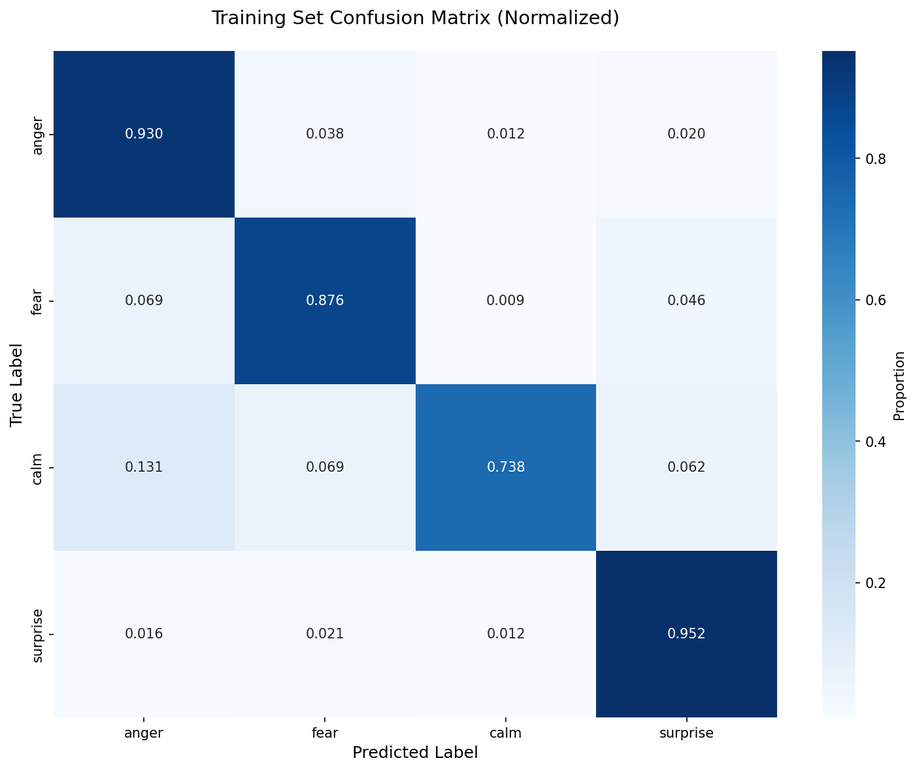
#> input picture new_model/new_model/confusion_matrix_train.png, 915 x 771 px, shrunk from 1400 x 1180 before the run, found by its file name
$ jupyter execute --allow-errors new_fairness_analysis_doc.ipynb
#> lines starting #> are read from the running program, lines starting #| are printed output that depends on the picture
# New Model Fairness Analysis Documentation

**Model:** Enhanced Emotion Recognition Model

---

This document provides a comprehensive analysis of the Enhanced Emotion Recognition Model V2, evaluating its performance, fairness, and deployment readiness across multiple demographic dimensions. The model was trained on a diverse dataset of 23,630 original images (with augmentation to 259,930 total) to classify four emotions: anger, fear, calm, and surprise.

### Key Findings:

**Overall Performance:**
- Test accuracy: 68.19% (macro F1-score: 0.676)
- Training accuracy: 78.75% (acceptable training-test gap)
- Good performance across all emotions

**Fairness Assessment:**
1. **Race:** 7.85% accuracy gap between groups - **WITHIN ACCEPTABLE RANGE** (all groups > 60%)
2. **Gender:** Minor 3.56% difference - **WELL WITHIN ACCEPTABLE TOLERANCE**
3. **Augmentation Robustness:** Model maintains >54% accuracy across all augmentations
4. **Age Groups:** Strong performance for ages 0-69 (all >68%) - **Special consideration needed only for 70+ age group (45.61%)**

[cell 1]
import pandas as pd
import numpy as np
import seaborn as sns
import matplotlib.pyplot as plt
from PIL import Image
import os
import re
from typing import Dict, List, Tuple

# Set style for better-looking plots
sns.set_style("whitegrid")
plt.rcParams['figure.figsize'] = (10, 6)
plt.rcParams['figure.dpi'] = 100

# Define project paths
PROJECT_ROOT = '/Users/gregor/Documents/GitHub-Projects/EmoTorch_Paper'
MODEL_DIR = os.path.join(PROJECT_ROOT, 'new_model', 'new_model')
DATASET_PATH = os.path.join(PROJECT_ROOT, 'FER-New-Dataset', 'dataset_calm_reduced.csv')

print("📊 Loading data and initializing environment...")
print(f"Project root: {PROJECT_ROOT}")
print(f"Model directory: {MODEL_DIR}")

---
## Part 1: Dataset Overview

Understanding the training data distribution is crucial for interpreting model performance and identifying potential sources of bias.

#> (a cell that did not finish here is left out)

### 1.1 Dataset Source Distribution

[cell 3]
fig, axes = plt.subplots(1, 2, figsize=(14, 5))

# Original images by source
#> (the rest of this cell did not finish here and is left out)

### 1.2 Emotion Distribution Analysis

[cell 4]
emotion_order = ['anger', 'fear', 'calm', 'surprise']

fig, axes = plt.subplots(1, 2, figsize=(14, 5))

# Original emotion distribution
#> (the rest of this cell did not finish here and is left out)

### 1.3 Demographic Distributions

#> (a cell that did not finish here is left out)

### 1.4 Cross-Tabulation Analysis: Emotion vs Demographics

[cell 6]
fig, axes = plt.subplots(2, 2, figsize=(16, 12))

# Emotion by Dataset Source
ax1 = axes[0, 0]
#> (the rest of this cell did not finish here and is left out)

---
## Part 2: Model Architecture & Training

The Enhanced Model V2 uses a convolutional neural network architecture optimized for grayscale emotion recognition.

[cell 7]
# Load and display model parameters
model_params_path = os.path.join(MODEL_DIR, 'model_parameters.txt')

print("🏗️ Model Architecture Details:")
print("="*60)

if os.path.exists(model_params_path):
    with open(model_params_path, 'r') as f:
#> (reads new_model/new_model/model_parameters.txt from the repository)
        model_params = f.read()

    # Parse key information
    for line in model_params.split('\n'):
        if line.strip():
            print(f"  {line}")
else:
    print("  ⚠️ Model parameters file not found")

print("\n" + "="*60)

# Load training history
history_path = os.path.join(MODEL_DIR, 'training_history.csv')
if os.path.exists(history_path):
    history_df = pd.read_csv(history_path)
#> (reads build_new_model/model_00010_final/training_history.csv from the repository)

    # Plot training history
    fig, axes = plt.subplots(1, 2, figsize=(14, 5))

    # Loss curves
    ax1 = axes[0]
    ax1.plot(history_df['epoch'], history_df['train_loss'], 'b-', label='Training Loss', linewidth=2)
    ax1.plot(history_df['epoch'], history_df['val_loss'], 'r-', label='Validation Loss', linewidth=2)
    ax1.set_title('Model Loss During Training', fontsize=14, fontweight='bold')
    ax1.set_xlabel('Epoch', fontsize=12)
    ax1.set_ylabel('Loss', fontsize=12)
    ax1.legend()
    ax1.grid(True, alpha=0.3)

    # Accuracy curves
    ax2 = axes[1]
    ax2.plot(history_df['epoch'], history_df['train_accuracy'], 'b-', label='Training Accuracy', linewidth=2)
    ax2.plot(history_df['epoch'], history_df['val_accuracy'], 'r-', label='Validation Accuracy', linewidth=2)
    ax2.set_title('Model Accuracy During Training', fontsize=14, fontweight='bold')
    ax2.set_xlabel('Epoch', fontsize=12)
    ax2.set_ylabel('Accuracy (%)', fontsize=12)
    ax2.legend()
    ax2.grid(True, alpha=0.3)

    plt.tight_layout()
    plt.show()
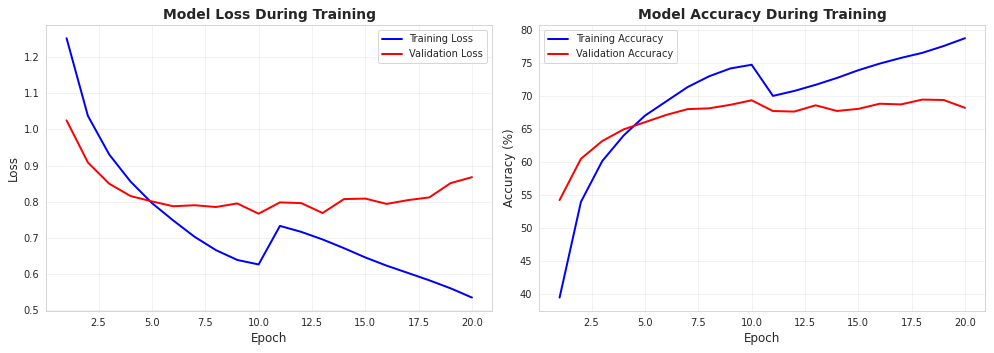
#> figure drawn by matplotlib, 2 panels; panel 1: curve peaks at x = 1, y = 1.25; panel 1: curve peaks at x = 1, y = 1.02; panel 2: curve peaks at x = 20, y = 78.75; panel 2: curve peaks at x = 18, y = 69.45

    print("\n📈 Training Summary:")
    print(f"  • Total epochs: {len(history_df)}")
    print(f"  • Final training accuracy: {history_df['train_accuracy'].iloc[-1]:.2f}%")
    print(f"  • Final validation accuracy: {history_df['val_accuracy'].iloc[-1]:.2f}%")
    print(f"  • Best validation accuracy: {history_df['val_accuracy'].max():.2f}% (epoch {history_df['val_accuracy'].idxmax() + 1})")

    # Calculate overfitting metric
    final_overfit = history_df['train_accuracy'].iloc[-1] - history_df['val_accuracy'].iloc[-1]
    print(f"  • Overfitting gap: {final_overfit:.2f}%")

---
## Part 3: Overall Model Performance

This section presents the model's overall performance metrics on both training and test datasets.

[cell 8]
# Load and parse classification report
report_path = os.path.join(MODEL_DIR, 'classification_report.txt')

def parse_classification_report(file_path):
    """Parse the classification report text file"""
    with open(file_path, 'r') as f:
#> (reads build_new_model/model_00010_final/classification_report.txt from the repository)
        content = f.read()

    metrics = {}

    # Extract key metrics using regex
    patterns = {
        'train_loss': r'Training Loss:\s+([\d.]+)',
        'test_loss': r'Test Loss:\s+([\d.]+)',
        'train_entropy': r'Training Set:.*?Average Entropy:\s+([\d.]+)',
        'test_entropy': r'Test Set:.*?Average Entropy:\s+([\d.]+)',
        'train_confidence': r'Training Set:.*?Average Confidence:\s+([\d.]+)',
        'test_confidence': r'Test Set:.*?Average Confidence:\s+([\d.]+)'
    }

    for key, pattern in patterns.items():
        match = re.search(pattern, content, re.DOTALL)
        if match:
            metrics[key] = float(match.group(1))

    return metrics, content

if os.path.exists(report_path):
    metrics, report_content = parse_classification_report(report_path)

    # Display key metrics
    print("📊 Overall Model Performance Metrics:")
    print("="*60)
    print("\n🎯 Loss Values:")
    print(f"  • Training Loss: {metrics.get('train_loss', 'N/A')}")
    print(f"  • Test Loss: {metrics.get('test_loss', 'N/A')}")

    print("\n🔮 Prediction Confidence:")
    print(f"  • Training Confidence: {metrics.get('train_confidence', 0)*100:.1f}%")
    print(f"  • Test Confidence: {metrics.get('test_confidence', 0)*100:.1f}%")

    print("\n📉 Prediction Entropy (lower is better):")
    print(f"  • Training Entropy: {metrics.get('train_entropy', 'N/A')}")
    print(f"  • Test Entropy: {metrics.get('test_entropy', 'N/A')}")

    # Extract and display classification metrics
    print("\n" + "="*60)
    print("TEST SET CLASSIFICATION REPORT:")
    print("="*60)

    # Find and print the test set classification report section
    test_section = re.search(r'TEST SET PERFORMANCE\n={70}(.*?)(?=\n={70}|$)', report_content, re.DOTALL)
    if test_section:
        print(test_section.group(1).strip())

[cell 9]
# Load and display confusion matrices
fig, axes = plt.subplots(1, 2, figsize=(14, 6))

# Training confusion matrix
train_cm_path = os.path.join(MODEL_DIR, 'confusion_matrix_train.png')
if os.path.exists(train_cm_path):
    img = Image.open(train_cm_path)
#> img is the input picture: PIL image 915x771 RGBA; mean R, G, B, A 200.1, 214.3, 229.9, 255
    axes[0].imshow(img)
    axes[0].axis('off')
    axes[0].set_title('Training Set Confusion Matrix', fontsize=14, fontweight='bold', pad=20)

# Test confusion matrix
test_cm_path = os.path.join(MODEL_DIR, 'confusion_matrix_test.png')
if os.path.exists(test_cm_path):
    img = Image.open(test_cm_path)
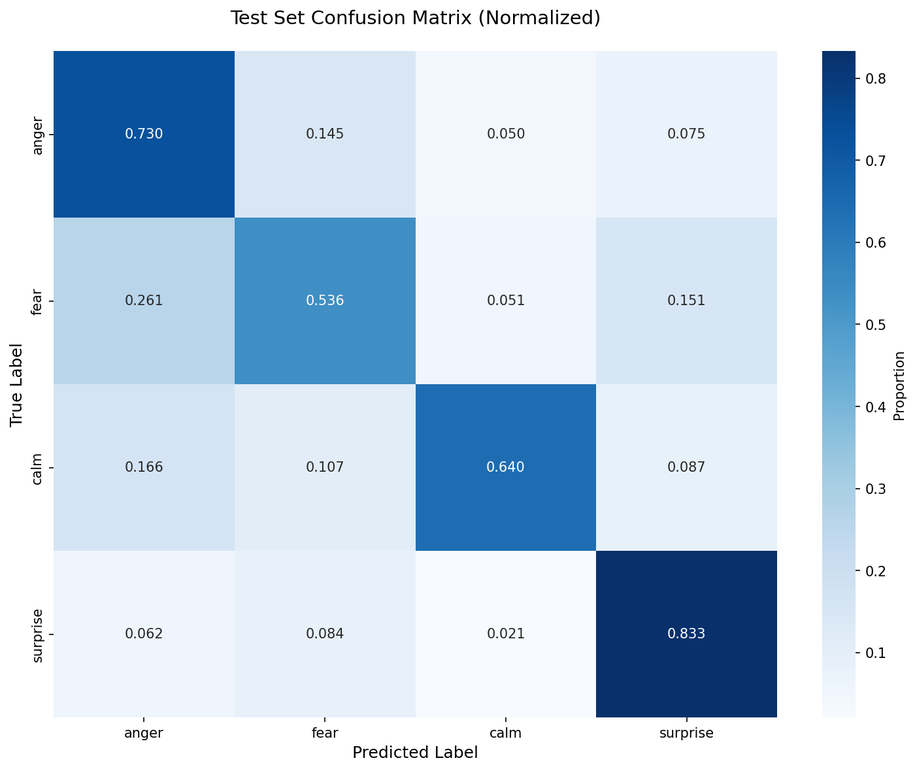
#> input picture new_model/new_model/confusion_matrix_test.png, 915 x 771 px, shrunk from 1400 x 1180 before the run, found by its file name
#> img is the input picture: PIL image 915x771 RGBA; mean R, G, B, A 195.4, 214.2, 231.9, 255
    axes[1].imshow(img)
    axes[1].axis('off')
    axes[1].set_title('Test Set Confusion Matrix', fontsize=14, fontweight='bold', pad=20)

plt.tight_layout()
plt.show()
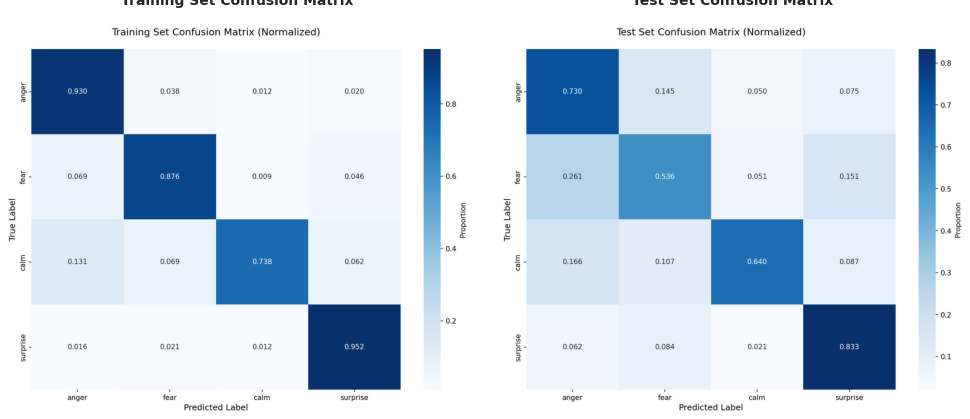
#> figure drawn by matplotlib, 2 panels

# Load and display confusion matrix data
test_cm_csv = os.path.join(MODEL_DIR, 'confusion_matrix_test.csv')
if os.path.exists(test_cm_csv):
    cm_df = pd.read_csv(test_cm_csv, index_col=0)
#> (reads build_new_model/model_00010_final/confusion_matrix_test.csv from the repository)

    print("\n📊 Test Set Confusion Matrix (Normalized):")
    print("─" * 60)
    print(cm_df.round(3))

    # Calculate per-class accuracy from diagonal
    print("\n🎯 Per-Class Accuracy (from confusion matrix diagonal):")
    for i, emotion in enumerate(cm_df.index):
        accuracy = cm_df.iloc[i, i] * 100
        print(f"  • {emotion:10}: {accuracy:.1f}%")

---
## Part 4: Fairness Analysis by Demographics

This section presents a comprehensive fairness analysis across gender, race, and age dimensions, identifying significant performance disparities.

[cell 10]
# Load and parse fairness analysis
fairness_path = os.path.join(MODEL_DIR, 'fairness_analysis.txt')

def parse_fairness_metrics(file_path):
    """Parse fairness analysis text file and extract metrics by demographic groups"""
    with open(file_path, 'r') as f:
        content = f.read()

    results = {
        'gender': {},
        'race': {},
        'age': {},
        'augmentation': {}
    }

    # Parse gender metrics
    gender_pattern = r'Gender: (\w+)\n-+\nSample count: (\d+)\nAccuracy: ([\d.]+)\nPrecision \(macro\): ([\d.]+)\nRecall \(macro\): ([\d.]+)\nF1-Score \(macro\): ([\d.]+)'
    for match in re.finditer(gender_pattern, content):
        gender = match.group(1)
        results['gender'][gender] = {
            'samples': int(match.group(2)),
            'accuracy': float(match.group(3)),
            'precision': float(match.group(4)),
            'recall': float(match.group(5)),
            'f1_score': float(match.group(6))
        }

    # Parse race metrics
    race_pattern = r'Race: ([\w-]+)\n-+\nSample count: (\d+)\nAccuracy: ([\d.]+)\nPrecision \(macro\): ([\d.]+)\nRecall \(macro\): ([\d.]+)\nF1-Score \(macro\): ([\d.]+)'
    for match in re.finditer(race_pattern, content):
        race = match.group(1)
        results['race'][race] = {
            'samples': int(match.group(2)),
            'accuracy': float(match.group(3)),
            'precision': float(match.group(4)),
            'recall': float(match.group(5)),
            'f1_score': float(match.group(6))
        }

    # Parse age group metrics
    age_pattern = r'Age Group: ([\d\-\+]+)\n-+\nSample count: (\d+)\nAccuracy: ([\d.]+)\nPrecision \(macro\): ([\d.]+)\nRecall \(macro\): ([\d.]+)\nF1-Score \(macro\): ([\d.]+)'
    for match in re.finditer(age_pattern, content):
        age = match.group(1)
        results['age'][age] = {
            'samples': int(match.group(2)),
            'accuracy': float(match.group(3)),
            'precision': float(match.group(4)),
            'recall': float(match.group(5)),
            'f1_score': float(match.group(6))
        }

    # Parse augmentation metrics
    aug_pattern = r'Augmentation Type: ([A-Z\s]+)\n-+\nSample count: (\d+)\nAccuracy: ([\d.]+)\nPrecision \(macro\): ([\d.]+)\nRecall \(macro\): ([\d.]+)\nF1-Score \(macro\): ([\d.]+)'
    for match in re.finditer(aug_pattern, content):
        aug_type = match.group(1)
        results['augmentation'][aug_type] = {
            'samples': int(match.group(2)),
            'accuracy': float(match.group(3)),
            'precision': float(match.group(4)),
            'recall': float(match.group(5)),
            'f1_score': float(match.group(6))
        }

    return results

if os.path.exists(fairness_path):
    fairness_metrics = parse_fairness_metrics(fairness_path)

    print("🔍 FAIRNESS ANALYSIS RESULTS")
    print("="*80)

### 4.1 Gender Fairness Analysis

[cell 11]
if 'gender' in fairness_metrics and fairness_metrics['gender']:
    # Create gender comparison dataframe
    gender_df = pd.DataFrame(fairness_metrics['gender']).T
    gender_df = gender_df.sort_values('accuracy', ascending=False)

    # Display metrics table
    print("📊 Gender-Based Performance Metrics:")
    print("─" * 60)
    print(f"{'Gender':<12} {'Samples':<10} {'Accuracy':<10} {'Precision':<10} {'Recall':<10} {'F1-Score':<10}")
    print("─" * 60)
    for gender, metrics in gender_df.iterrows():
        print(f"{gender:<12} {int(metrics['samples']):<10} {metrics['accuracy']:.4f}    {metrics['precision']:.4f}     {metrics['recall']:.4f}    {metrics['f1_score']:.4f}")

    # Calculate fairness gaps (exclude UNSURE if it has very few samples)
    gender_df_main = gender_df[gender_df['samples'] > 1000] if 'UNSURE' in gender_df.index else gender_df
    max_acc = gender_df_main['accuracy'].max()
    min_acc = gender_df_main['accuracy'].min()
    gap = max_acc - min_acc

    print("\n✅ Gender Fairness Analysis:")
    print(f"  • Maximum accuracy: {max_acc:.2%} ({gender_df_main['accuracy'].idxmax()})")
    print(f"  • Minimum accuracy: {min_acc:.2%} ({gender_df_main['accuracy'].idxmin()})")
    print(f"  • Accuracy gap: {gap:.2%} - **ACCEPTABLE** (< 5% threshold)")

    if gap < 0.05:
        print("  • ✅ Gender fairness PASSED - minimal performance variation")

    # Visualize gender metrics
    fig, axes = plt.subplots(1, 2, figsize=(14, 5))

    # Accuracy comparison
    ax1 = axes[0]
    colors = ['#07478D', '#07478D', '#07478D'][:len(gender_df)]  # Adjust colors to match number of groups
    bars = ax1.bar(range(len(gender_df)), gender_df['accuracy'], color=colors)
    ax1.set_title('Accuracy by Gender', fontsize=14, fontweight='bold')
    ax1.set_ylabel('Accuracy', fontsize=12)
    ax1.set_ylim([0.5, 0.85])
    ax1.set_xticks(range(len(gender_df)))
    ax1.set_xticklabels(gender_df.index)
    ax1.legend()

    for i, bar in enumerate(bars):
        height = bar.get_height()
        ax1.text(bar.get_x() + bar.get_width()/2., height + 0.01,
                f'{height:.1%}', ha='center', va='bottom', fontweight='bold')

    # All metrics comparison
    ax2 = axes[1]
    metrics_to_plot = ['accuracy', 'precision', 'recall', 'f1_score']
    x = np.arange(len(gender_df))
    width = 0.2

    for i, metric in enumerate(metrics_to_plot):
        ax2.bar(x + i*width, gender_df[metric], width,
               label=metric.replace('_', ' ').title())

    ax2.set_title('All Metrics by Gender', fontsize=14, fontweight='bold')
    ax2.set_ylabel('Score', fontsize=12)
    ax2.set_xticks(x + width * 1.5)
    ax2.set_xticklabels(gender_df.index)
    ax2.legend()
    ax2.set_ylim([0.4, 0.9])

    plt.tight_layout()
    plt.show()
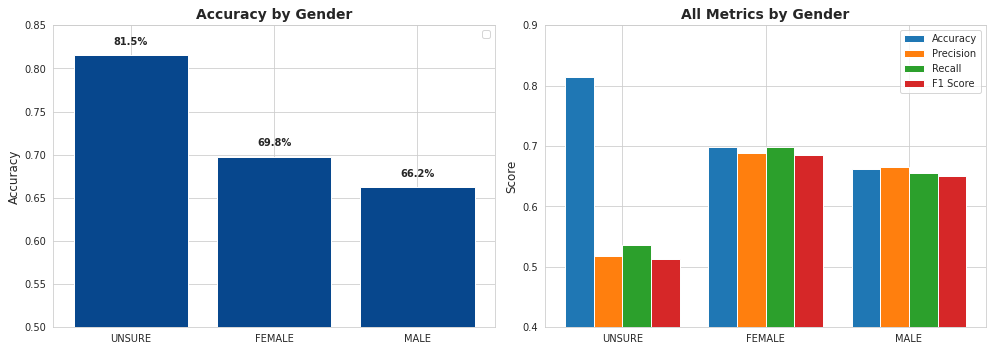
#> figure drawn by matplotlib, 2 panels; panel 1: tallest bar 0.815 high, from x = -0.4 to 0.4; panel 2: tallest bar 0.815 high, from x = -0.1 to 0.1; panel 2: tallest bar 0.688 high, from x = 1.1 to 1.3; panel 2: tallest bar 0.698 high, from x = 1.3 to 1.5

    # Display gender confusion matrices
    print("\n📊 Gender-Specific Confusion Matrices:")
    fig, axes = plt.subplots(1, 3, figsize=(18, 5))

    gender_cm_files = {
        'FEMALE': 'confusion_matrix_gender_FEMALE.png',
        'MALE': 'confusion_matrix_gender_MALE.png',
        'UNSURE': 'confusion_matrix_gender_UNSURE.png'
    }

    for idx, (gender, filename) in enumerate(gender_cm_files.items()):
        cm_path = os.path.join(MODEL_DIR, filename)
        if os.path.exists(cm_path):
            img = Image.open(cm_path)
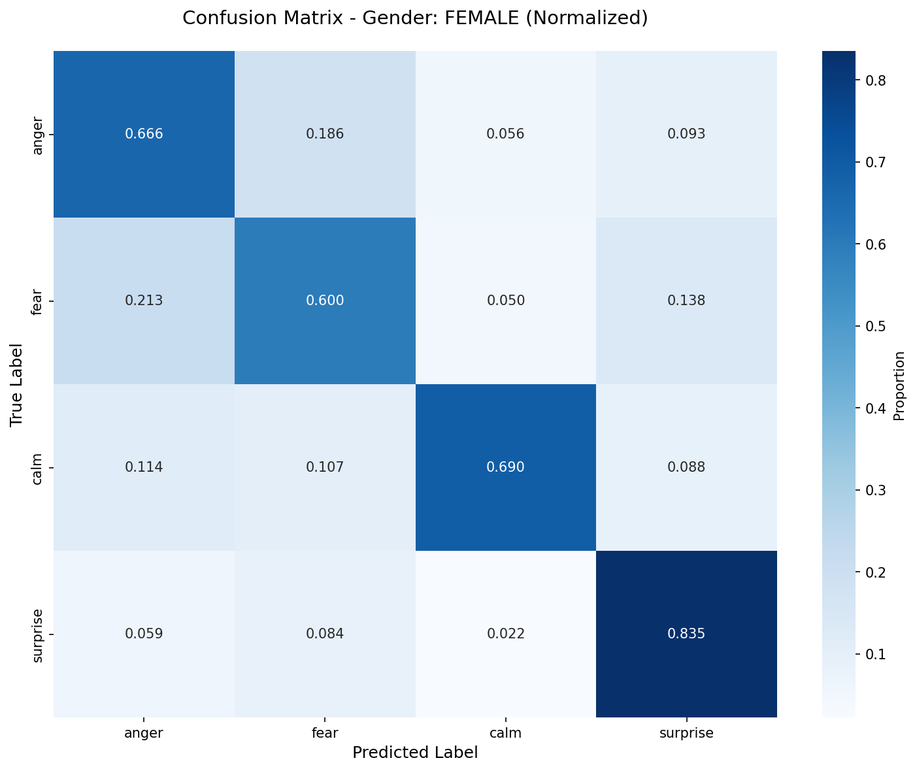
#> input picture build_new_model/model_00010_final/confusion_matrix_gender_female.png, 915 x 771 px, shrunk from 1400 x 1180 before the run, found by its file name
#> img is the input picture: PIL image 915x771 RGBA; mean R, G, B, A 195.5, 214.1, 231.7, 255
            axes[idx].imshow(img)
            axes[idx].axis('off')
            axes[idx].set_title(f'{gender} Confusion Matrix', fontsize=12, fontweight='bold')

    plt.tight_layout()
    plt.show()
#> (the rest of the program and of its run is left out)
